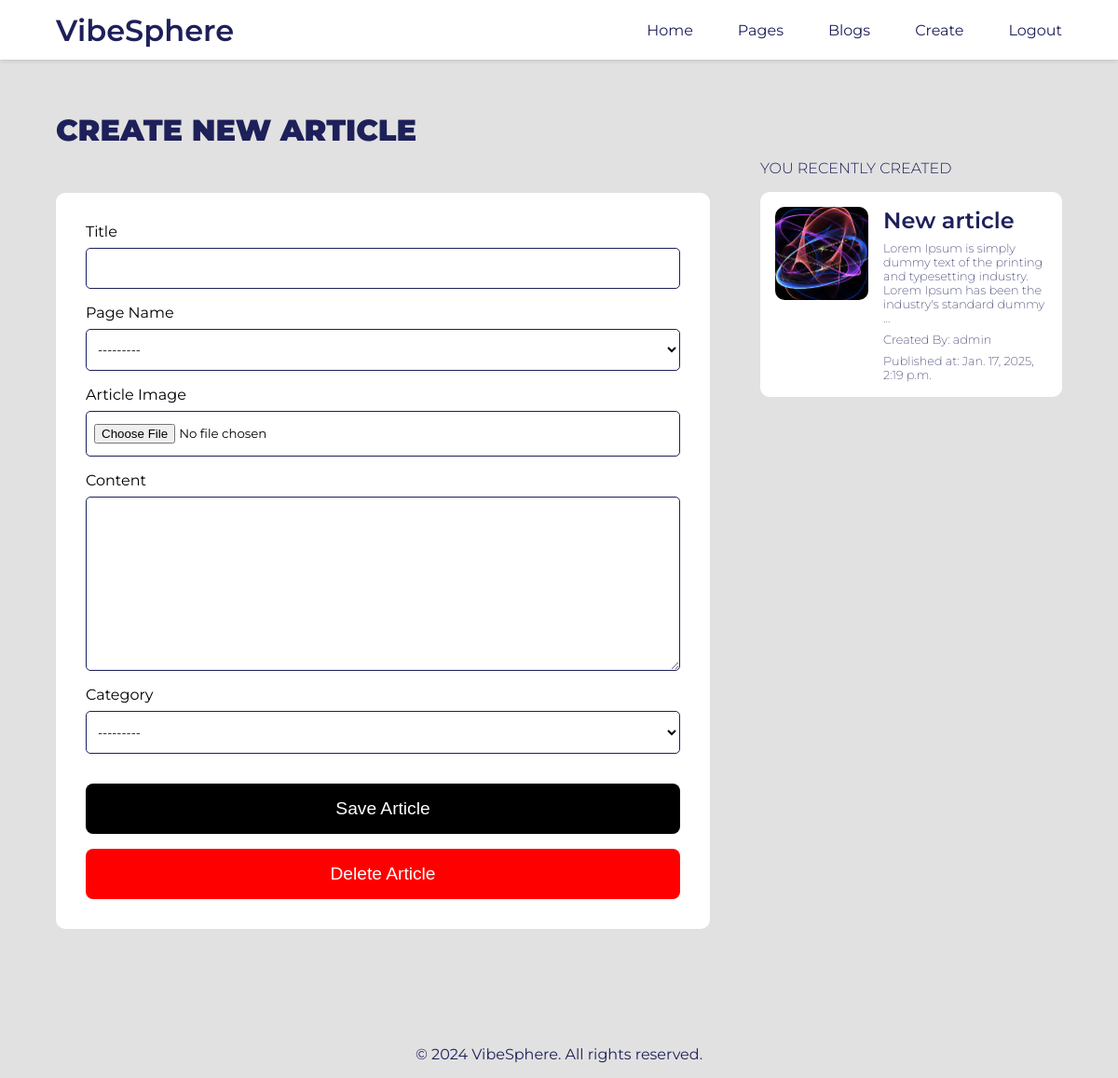
The page /article/new (signed in) on the database as committed earlier.
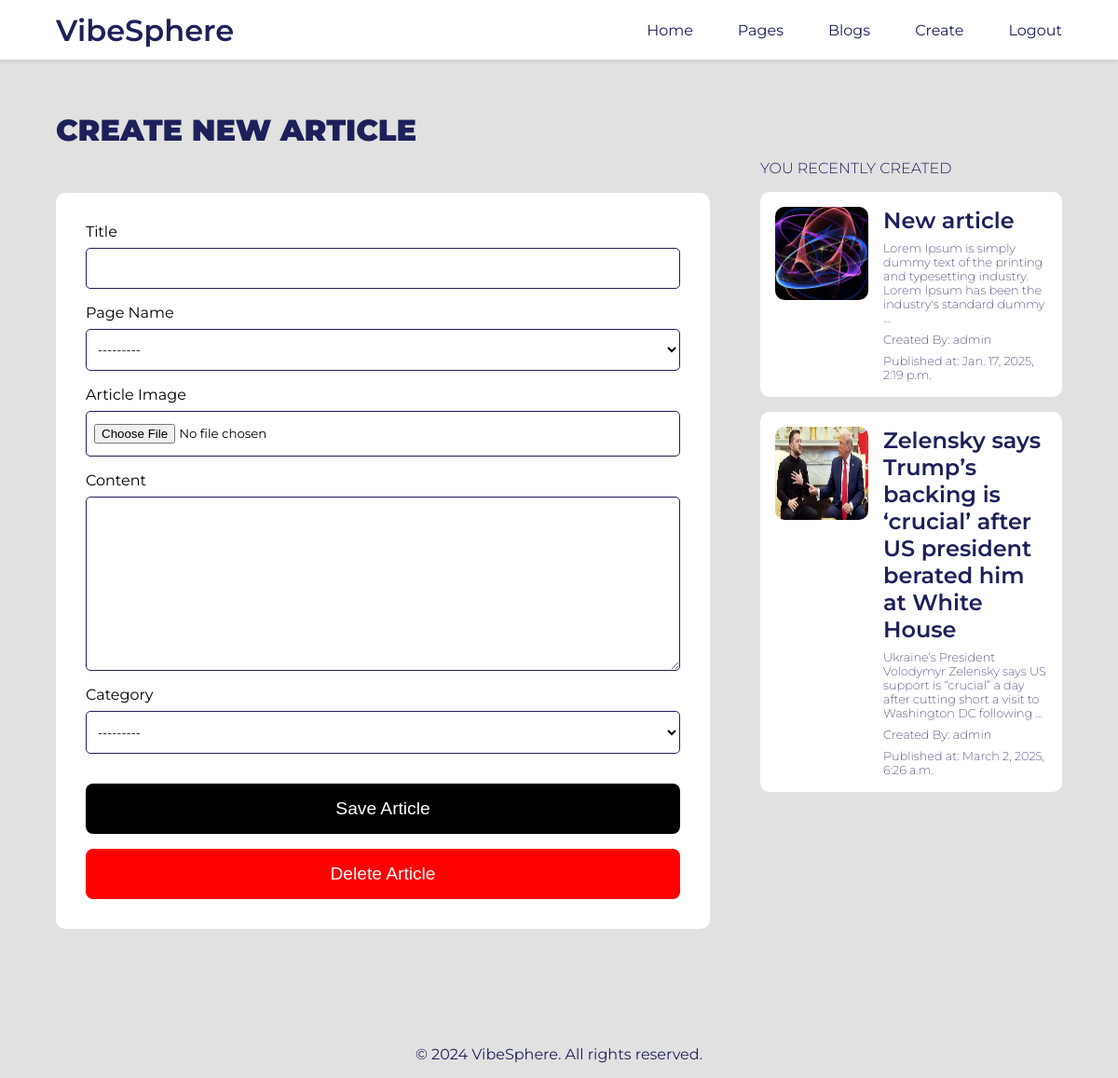
The same page on the database as committed later.
### main/models.py (models this page shows, shortened)
class Article(models.Model):
    title = models.CharField(primary_key=True, unique=True, max_length=200)
    page_name = models.ForeignKey(BlogPage, on_delete=models.CASCADE, related_name='articles')
    author = models.ForeignKey(User, on_delete=models.CASCADE)
    created_date = models.DateTimeField(auto_now_add=True)
    updated_date = models.DateTimeField(auto_now=True)
    article_image = models.ImageField(upload_to='article_images/')
    content = models.TextField()
    published_date = models.DateTimeField(blank=True, null=True, auto_now_add=True)
    likes = models.ManyToManyField(User, related_name='liked_articles', blank=True)
    allow_to_comment = models.BooleanField(default=True)
    view_count = models.IntegerField(default=0)
    share_count = models.IntegerField(default=0)  # New field for share count
    category = models.CharField(max_length=50, choices=CATEGORY_CHOICES)

### main/views.py (the view)
# urls.py: path('article/new', views.create_update_article, name='create'),
@login_required
def create_update_article(request, article_title=None):
    redirect_response = redirect_if_not_logged_in(request)
    if redirect_response:
        return redirect_response
    blog_pages = BlogPage.objects.filter(author=request.user)
    if not blog_pages.exists():
        return redirect('create_page')
    if article_title:
        article = get_object_or_404(Article, title=article_title, page_name__in=blog_pages)
        is_editing = True
    else:
        article = None
        is_editing = False
    if request.method == 'POST':
        if 'delete' in request.POST:
            if article:
                article.delete()
            return redirect('show_all_articles')
        form = ArticleForm(request.POST, request.FILES, instance=article, user=request.user, is_editing=is_editing)
        if form.is_valid():
            content = form.cleaned_data.get('content', '')
            if any(keyword.lower() in content.lower() for keyword in PROHIBITED_KEYWORDS):
                messages.error(request, "Your content contains prohibited words or phrases and cannot be published.")
                return redirect('create')
            article = form.save(commit=False)
            article.author = request.user  # Set the author
            article.save()  # Save the article
            return redirect('show_all_articles')
    else:
        form = ArticleForm(instance=article, user=request.user, is_editing=is_editing)
    context = {
        'show_navbar': True,
        'form': form,
        'articles': Article.objects.filter(page_name__in=blog_pages),
        'is_editing': is_editing,
        'article': article,
    }
    return render(request, 'create_article.html', context)

### main/forms.py (shortened to what this page needs)
class ArticleForm(forms.ModelForm):
    page_name = forms.ModelChoiceField(
        queryset=BlogPage.objects.none(),
        widget=forms.Select(attrs={'class': 'form__input'})
    )
    def __init__(self, *args, **kwargs):
        user = kwargs.pop('user', None)  # Get the user from kwargs
        is_editing = kwargs.pop('is_editing', False)
        super().__init__(*args, **kwargs)
        if user:
            self.fields['page_name'].queryset = BlogPage.objects.filter(author=user)
        if is_editing:
            self.fields['title'].widget.attrs['readonly'] = True
            self.fields['title'].widget.attrs['class'] += ' form__input--readonly'
    class Meta:
        model = Article
        fields = [
            'title',
            'page_name',
            'article_image',
            'content',
            'category',
        ]
        widgets = {
            'title': forms.TextInput(attrs={'class': 'form__input'}),
            'article_image': forms.ClearableFileInput(attrs={'class': 'form__input'}),
            'content': forms.Textarea(attrs={'class': 'form__input'}),
            'category': forms.Select(attrs={'class': 'form__input'}),
        }

### templates/create_article.html (shortened to what this page needs)
{%extends 'main.html'%}
{% load static %}
{%block extra_css %}
<link rel="stylesheet" href="{% static 'css/page_form.css' %}" />
<link rel="stylesheet" href="{% static 'css/create_article.css' %}" />
{% endblock %}
{% block content %}
<div class="create__article__container">
  <div class="left__article__container">
      <h2 class="form__header">
        {% if is_editing %}
          Edit Article
        {% else %}
          Create New Article
        {% endif %}
      </h2>
      <form method="post" enctype="multipart/form-data" class="form">
        <div class="form__group">
            <label class="form__label" for="id_title">Title</label>
            {{ form.title}}
        </div>
        <div class="form__group">
            <label class="form__label" for="id_image">Page Name</label>
            {{ form.page_name}}
        </div>
        <div class="form__group">
            <label class="form__label" for="id_text">Article Image</label>
            {{ form.article_image}}
        </div>
        <div class="form__group">
            <label class="form__label" for="id_text">Content</label>
            {{ form.content}}
        </div>
        <div class="form__group">
            <label class="form__label" for="id_text">Category</label>
            {{ form.category}}
        </div>
        <button type="submit" class="save__btn">Save Article</button>
        <button type="submit" name="delete" value="true" class="delete__btn" onclick="return confirm('Are you sure you want to delete this page?');">Delete Article</button>
      </form>
  </div>
  {% if articles%}
  <div class="right__article__container">
    <h1 class="article__list__header">You Recently Created</h1>
    <div class="article__list__container">
      {% for article in articles %}
        <a class="article__card" href="{% url 'read_article' article.title %}" >
            {% if article.article_image %}
              <img src="{{article.article_image.url}}" alt="{{article.title}}" class="article__image">
            {% else %}
              <p>No image available</p>
            {% endif %}
          <div class="article__body">
            <h2 class="article__card__title">{{article.title}}</h2>
            <p class="article__card__content">{{article.content|truncatewords:20}}</p>
            <p class="article__card__span__text">Created By: {{article.author}}</p>
            <p class="article__card__span__text">Published at: {{article.published_date}}</p>
          </div>
        </a>
      {% endfor %}
    </div>
  </div>
  {% endif %}
</div>
{% endblock %}

Rows that differ between the two databases and show on the page:
added Article: article_image (picture), title "Zelensky says Trump’s backing is ‘crucial’ after US president berated him at White House", content "Ukraine’s President Volodymyr Zelensky says US support is “crucial” a day after cutting short a visit to Washington DC following …", author "admin", published_date "March 2, 2025, 6:26 a.m."
